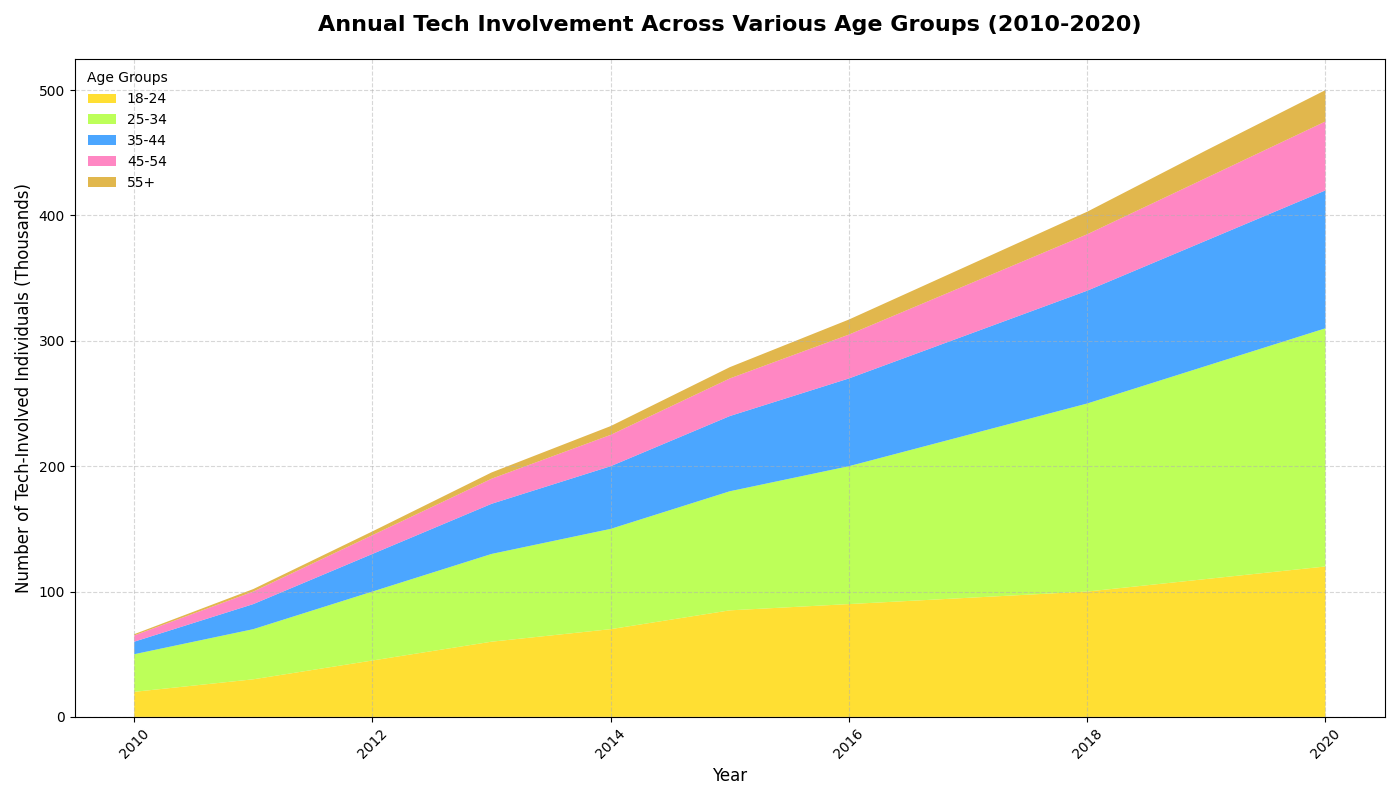

Here is the Python script that generated this plot:
import matplotlib.pyplot as plt
import numpy as np

# Backstory:
# The chart showcases the annual tech involvement of individuals in various age groups, 
# displaying the increasing trend in tech usage by each age category over a decade.

# Data definition for each age group
years = np.arange(2010, 2021)
age_18_24 = np.array([20, 30, 45, 60, 70, 85, 90, 95, 100, 110, 120])
age_25_34 = np.array([30, 40, 55, 70, 80, 95, 110, 130, 150, 170, 190])
age_35_44 = np.array([10, 20, 30, 40, 50, 60, 70, 80, 90, 100, 110])
age_45_54 = np.array([5, 10, 15, 20, 25, 30, 35, 40, 45, 50, 55])
age_55_plus = np.array([1, 2, 3, 5, 7, 9, 12, 15, 18, 22, 25])

# Creating the area chart
fig, ax = plt.subplots(figsize=(14, 8))

# Stacked area chart to show tech involvement
ax.stackplot(years, age_18_24, age_25_34, age_35_44, age_45_54, age_55_plus,
             labels=['18-24', '25-34', '35-44', '45-54', '55+'],
             colors=['#FFD700', '#ADFF2F', '#1E90FF', '#FF69B4', '#DAA520'], alpha=0.8)

# Adding titles and labels
ax.set_title("Annual Tech Involvement Across Various Age Groups (2010-2020)", fontsize=16, fontweight='bold', pad=20)
ax.set_xlabel("Year", fontsize=12)
ax.set_ylabel("Number of Tech-Involved Individuals (Thousands)", fontsize=12)

# Configuring the legend
ax.legend(loc='upper left', title='Age Groups', fontsize=10, frameon=False)

# Enhancing grid readability
ax.grid(True, linestyle='--', alpha=0.5)

# Adjusting the x-axis to prevent labels from overlapping
plt.xticks(rotation=45)

# Ensuring a tight layout to avoid clipping
plt.tight_layout()

# Displaying the plot
plt.show()
